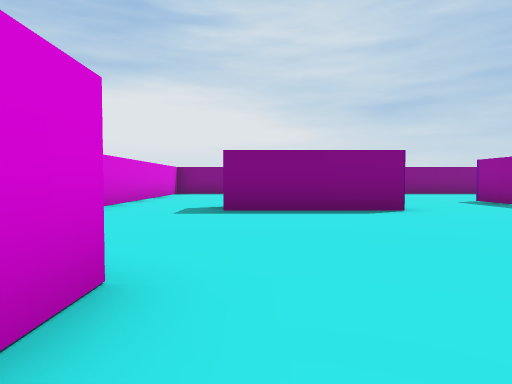
view 1 (above)

21 first-person views from a walk through a 3-D level made in the Unity game engine. The camera is 0.51 m above the floor, tilts 2° down and sees 75° across. The floor is counted in squares, 1 m on a side. Each view is taken from the middle of a square. On the plan, view 1 faces up. The plan holds only what a view shows up to about 9 squares ahead; the rest is blank.

view 2
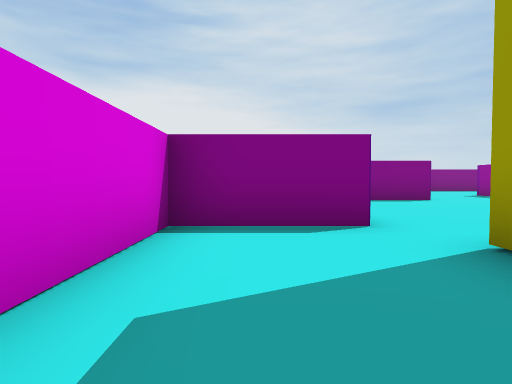

view 3
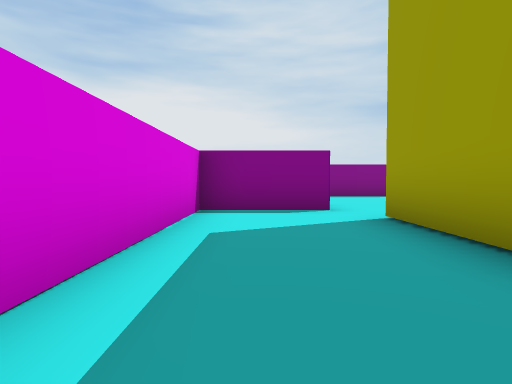

view 4
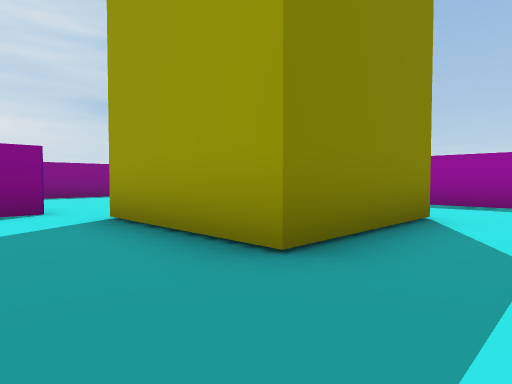

view 5
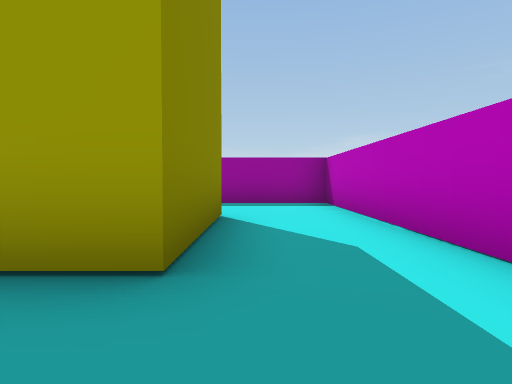

view 6
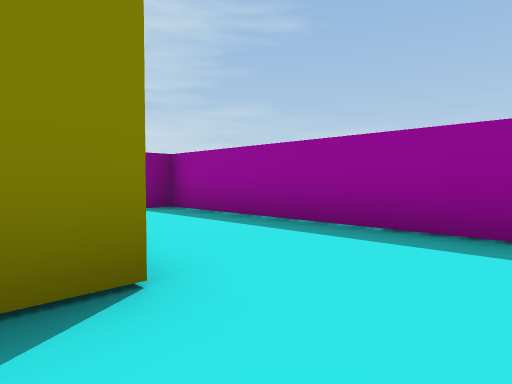

view 7
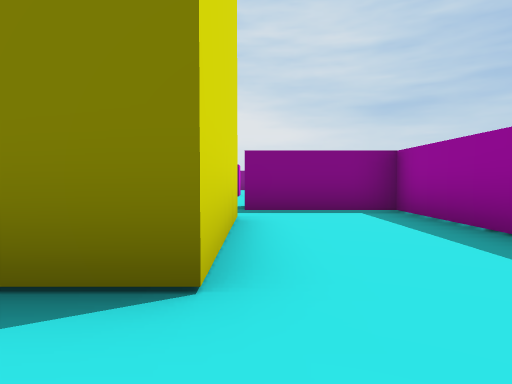

view 8
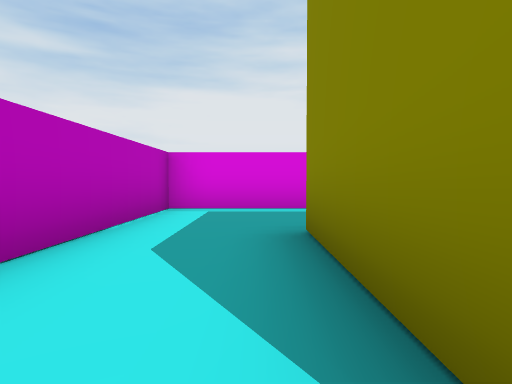

view 9
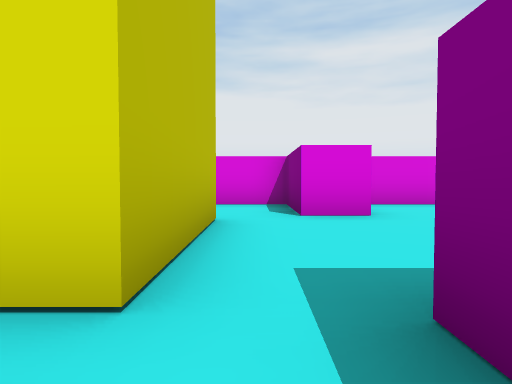

view 10
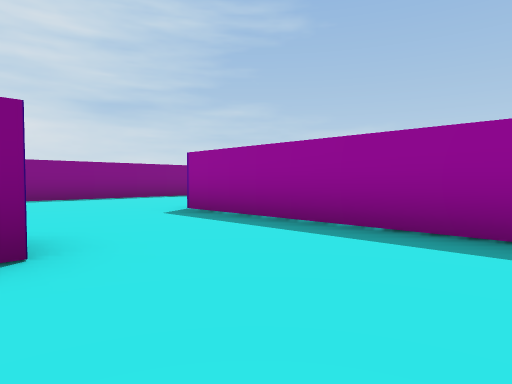

view 11
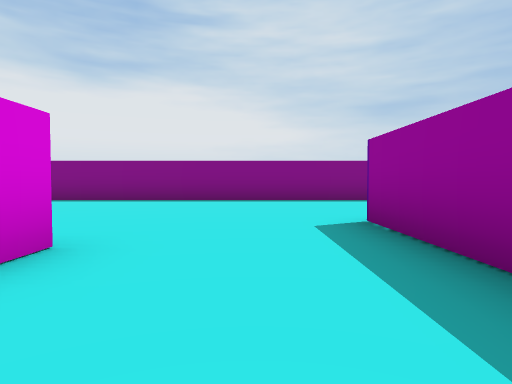

view 12
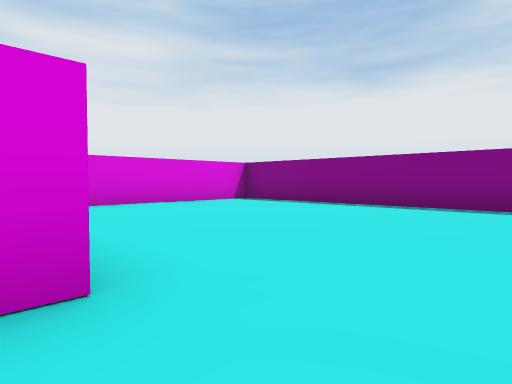

view 13
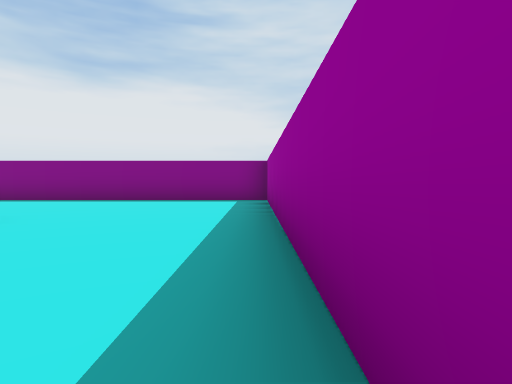

view 14
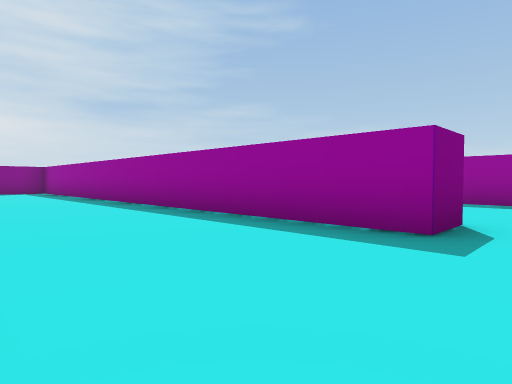

view 15
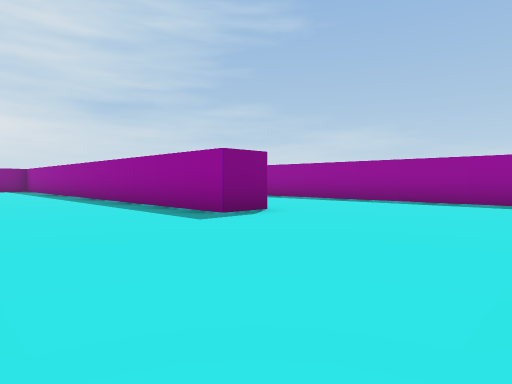

view 16
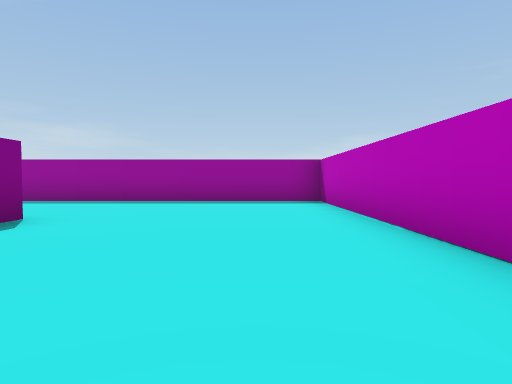

view 17
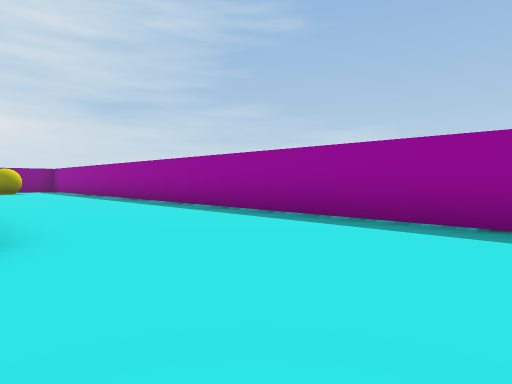

view 18
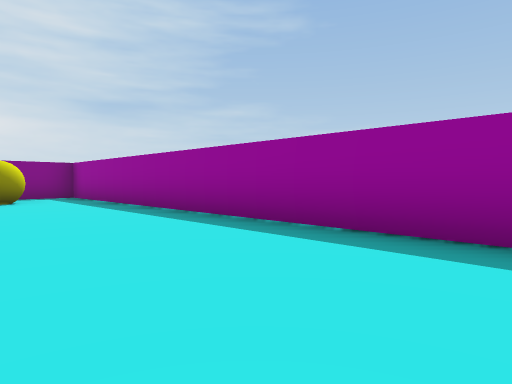

view 19
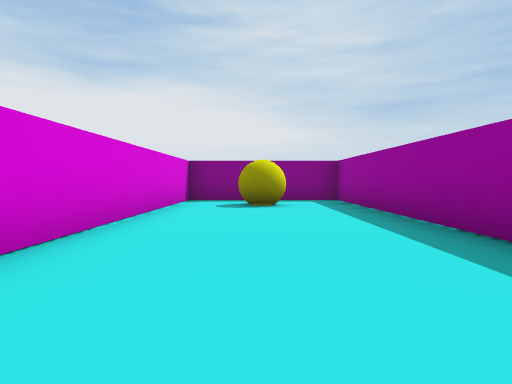

view 20
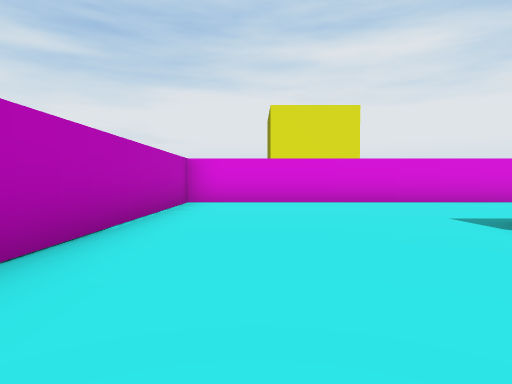

view 21
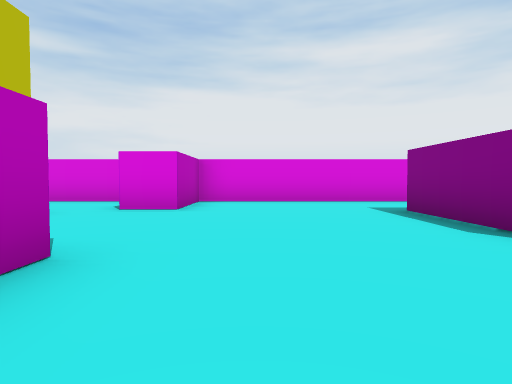

### Floor plan
Points are (right, up) in squares from view 1. A wall is a line through its corners. A room is listed if a view was taken in it or the views show most of it. See-through windows are left out.
Room 1 (views 1, 2, 3, 4, 5, 6, 7, 8, 9)
walls: (2.8, -0.5) (2.8, -3.5) (-0.2, -3.5) (-0.2, -0.5); (-0.7, 0.6) (-3, 0.6) (-3, -5.6) (5.4, -5.6) (5.4, 0.6) (2.8, 0.6)
ways out: opening at (0, 0) to room 2; opening at (3, 0) to room 2
Room 2 (views 10, 11, 12, 13, 14, 15, 16, 17, 18, 19, 20, 21)
walls: (5.4, 3.4) (5.4, 8.2); (6.4, 1.9) (6.4, -5.6) (15.1, -5.6) (15.1, 12.5) (11.3, 12.5) (11.3, 6.1); (2.5, 5.5) (-0.6, 5.5); (2.5, 6.6) (2.5, 5.9); (2.8, 1.6) (3.3, 1.6); (11.4, -1) (10.3, -1) (10.3, 12.5) (-2.2, 12.5); (-0.2, -0.5) (2.8, -0.5); (-3, 11.9) (-3, 1.6) (-0.7, 1.6) (-0.7, 0.6)
ways out: opening at (0, 0) to room 1; opening at (3, 0) to room 1
objects: other object (13, 11)

Positions as (right, up) in squares from view 1, and headings:
1: (0, 0), facing up
2: (-2, -3), facing up
3: (-2, -5), facing up
4: (-2, -5), facing up-right
5: (-2, -4), facing right
6: (2, -5), facing up-right
7: (3, -5), facing up
8: (3, -4), facing left
9: (4, 0), facing left
10: (2, 3), facing up-right
11: (4, 4), facing up
12: (4, 6), facing up-left
13: (10, 4), facing up
14: (7, -2), facing up-right
15: (7, -5), facing up-right
16: (7, -4), facing right
17: (11, -4), facing up-right
18: (12, 2), facing up-right
19: (13, 4), facing up
20: (14, -4), facing left
21: (5, 3), facing left
